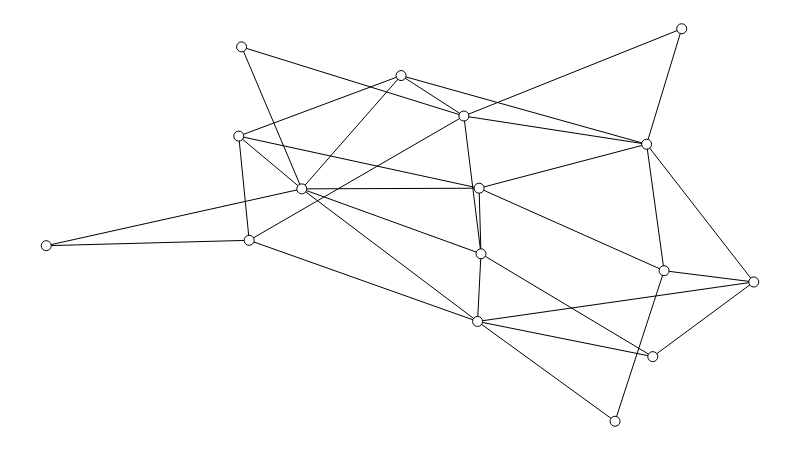

This figure's notebook cell:
### Markdown cell above
Opa, isso é promissor! Temos um comportamento quase logaritmico, ou seja, parece que o comprimento médio praticamente estabiliza a partir de um certo número de nós. Isso parece ser uma boa proposta de pequeno mundo! Mas...

## O teste do macaco

As duplas Elisa/Bruna e Isabella/Hugo repararam que esse tipo de comportamento logaritmico também parece ser verdade para um grafo *aleatório*. O que significa grafo aleatório? Imagine um grafo que começa vazio, sem nenhuma aresta, e aos poucos um macaco vai colocando arestas aleatoriamente.

Esse modelo de construção é conhecido como [Erdos-Renyi](https://en.wikipedia.org/wiki/Erd%C5%91s%E2%80%93R%C3%A9nyi_model) e sua formalização é simples: existe uma probabilidade $p$ tal que, para quaisquer dois nós $n$ e $m$, a probabilidade da aresta $\{n, m\}$ existir é $p$.

É fácil adaptar uma função pronta do *NetworkX* para gerar grafos Erdos-Renyi com dado número de nós e dado grau médio esperado.

### Code cell
def erdos_renyi_graph(num_nodes, avg_degree):
    if num_nodes == 1:
        return nx.empty_graph(num_nodes)

    # Calcula limite de arestas a partir do grau médio.
    # Você consegue enxergar porque essa relação vale?
    max_edges = int((num_nodes * avg_degree) / 2 + 0.5)

    # A partir desse limite de arestas, calculamos o p.
    p = max_edges / (num_nodes * (num_nodes - 1))

    # Agora podemos usar a função pronta, baseada em p.
    return nx.erdos_renyi_graph(num_nodes, p)


# Gera um grafo aleatório.
g = erdos_renyi_graph(NUM_NODES, AVG_DEGREE)

# Atribui posições aos nós.
sn.set_spring_positions(g)

# Mostra o grafo.
show_graph(g)

### Figure 1 — Plotly figure (JSON) as saved in the notebook; plotly's stock layout.template omitted (floating-point values rounded to 4 significant figures)
{"data": [{"hoverinfo": "none", "line": {"color": "rgb(0, 0, 0)", "width": 1}, "mode": "lines", "x": [0.6096, 0.2868, null, 0.6096, 1, null, 0.6096, 0.8039, null, 0.6096, 0.6145, null, 0.6096, 0.8573, null, 0.6096, 0.3612, null, 0.6118, 0.8732, null, 0.6118, 0.2721, null, 0.6118, 0.6145, null, 0.6118, 0.3612, null, 0.6118, 0.8486, null, 0.5016, 0.5903, null, 0.5016, 0.2721, null, 0.5016, 0.3612, null, 0.5016, 0.8486, null, 0.2721, 0.2868, null, 0.2721, 0.3612, null, 0.2868, 0.5903, null, 0.2868, 0, null, 0.2761, 0.5903, null, 0.2761, 0.3612, null, 0, 0.3612, null, 0.8486, 1, null, 0.8486, 0.8982, null, 0.8486, 0.5903, null, 0.8486, 0.8732, null, 1, 0.8732, null, 1, 0.8573, null, 0.8039, 0.8732, null, 0.8982, 0.5903, null, 0.5903, 0.6145, null, 0.6145, 0.8573, null, 0.6145, 0.3612, null], "y": [0.2543, 0.461, null, 0.2543, 0.3548, null, 0.2543, 0, null, 0.2543, 0.4267, null, 0.2543, 0.1646, null, 0.2543, 0.5921, null, 0.5937, 0.3835, null, 0.5937, 0.7265, null, 0.5937, 0.4267, null, 0.5937, 0.5921, null, 0.5937, 0.7059, null, 0.8808, 0.7777, null, 0.8808, 0.7265, null, 0.8808, 0.5921, null, 0.8808, 0.7059, null, 0.7265, 0.461, null, 0.7265, 0.5921, null, 0.461, 0.7777, null, 0.461, 0.4473, null, 0.9538, 0.7777, null, 0.9538, 0.5921, null, 0.4473, 0.5921, null, 0.7059, 0.3548, null, 0.7059, 1, null, 0.7059, 0.7777, null, 0.7059, 0.3835, null, 0.3548, 0.3835, null, 0.3548, 0.1646, null, 0, 0.3835, null, 1, 0.7777, null, 0.7777, 0.4267, null, 0.4267, 0.1646, null, 0.4267, 0.5921, null]}, {"hoverinfo": "none", "marker": {"color": "rgb(255, 255, 255)", "line": {"color": "rgb(0, 0, 0)", "width": 1}, "size": 10}, "mode": "markers+text", "text": [], "textfont": {"color": "rgb(0, 0, 0)"}, "textposition": "middle center", "x": [0.6096, 0.6118, 0.5016, 0.2721, 0.2868, 0.2761, 0, 0.8486, 1, 0.8039, 0.8982, 0.5903, 0.6145, 0.8573, 0.3612, 0.8732], "y": [0.2543, 0.5937, 0.8808, 0.7265, 0.461, 0.9538, 0.4473, 0.7059, 0.3548, 0, 1, 0.7777, 0.4267, 0.1646, 0.5921, 0.3835]}], "layout": {"height": 450, "margin": {"b": 0, "l": 0, "r": 0, "t": 0}, "showlegend": false, "width": 800, "xaxis": {"showgrid": false, "showticklabels": false, "zeroline": false}, "yaxis": {"showgrid": false, "showticklabels": false, "zeroline": false}}}
